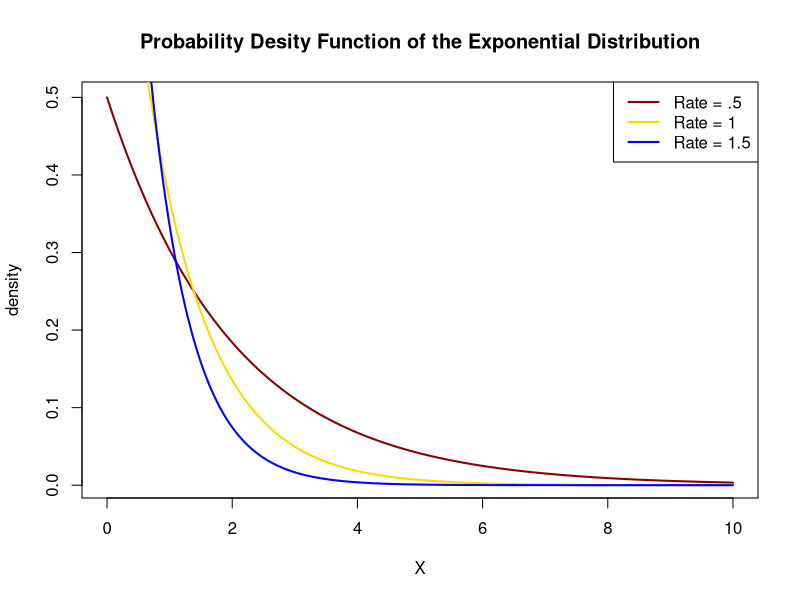
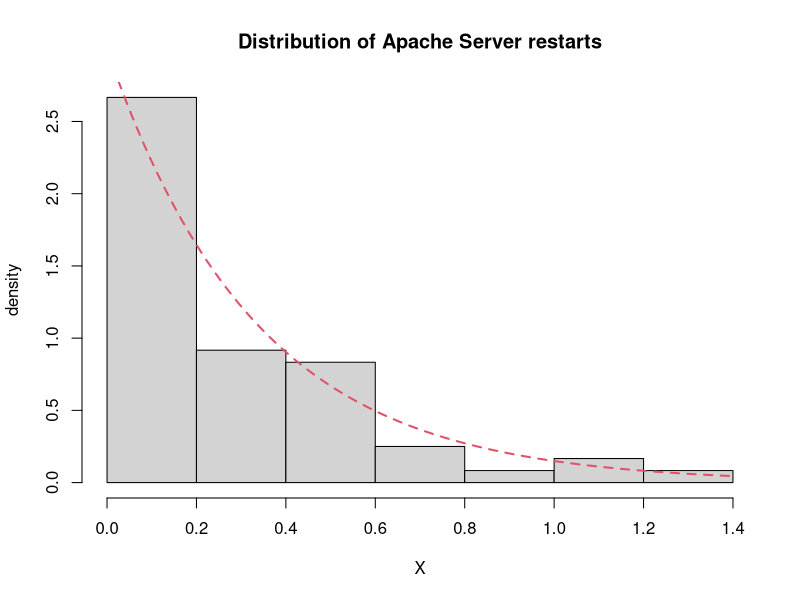

These figures' R source, in order:
## ---- chunk 1
knitr::opts_knit$set(root.dir = "C:\\Users\\jon\\Documents\\School\\Stat 340 Prob\\Project")
## ---- chunk 2
curve(dexp(x, rate=.5), 
      xlab="X", 
      ylab="density", 
      main="Probability Desity Function of the Exponential Distribution", 
      col="darkred", lwd=2,
      xlim=c(0,10))
curve(dexp(x, rate=1),
      n=1000, 
      add=T,
      col="gold", lwd=2,
      xlim=c(0,10))
curve(dexp(x, rate=1.5), 
      n=1000, 
      add=T,
      col="blue", lwd=2,
      xlim=c(0,10))

legend("topright", legend=c("Rate = .5", "Rate = 1", "Rate = 1.5"), col=c("darkred", "gold", "blue"), lty=1, lwd=2)
## ---- chunk 3
data <- c(432, 530, 454, 434, 479, 487, 510, 583, 597, 470, 468, 404, 494, 519, 513, 578, 569, 575, 555, 554, 413, 567, 458, 547, 545, 486, 549, 508, 546, 485, 511, 497, 528, 598, 505, 579, 506, 565, 405, 472, 572, 557, 495, 529, 535, 582, 480, 568, 409, 574, 406, 521, 539, 449, 469, 431, 586, 594, 591, 561)
z <- rexp(60,rate = 3)
hist(z, prob = TRUE, 
      main="Distribution of Apache Server restarts", 
      xlab="X", 
      ylab="density")
curve(dexp(x, rate = 3), col = 2, lty = 2, lwd = 2, add = TRUE)
